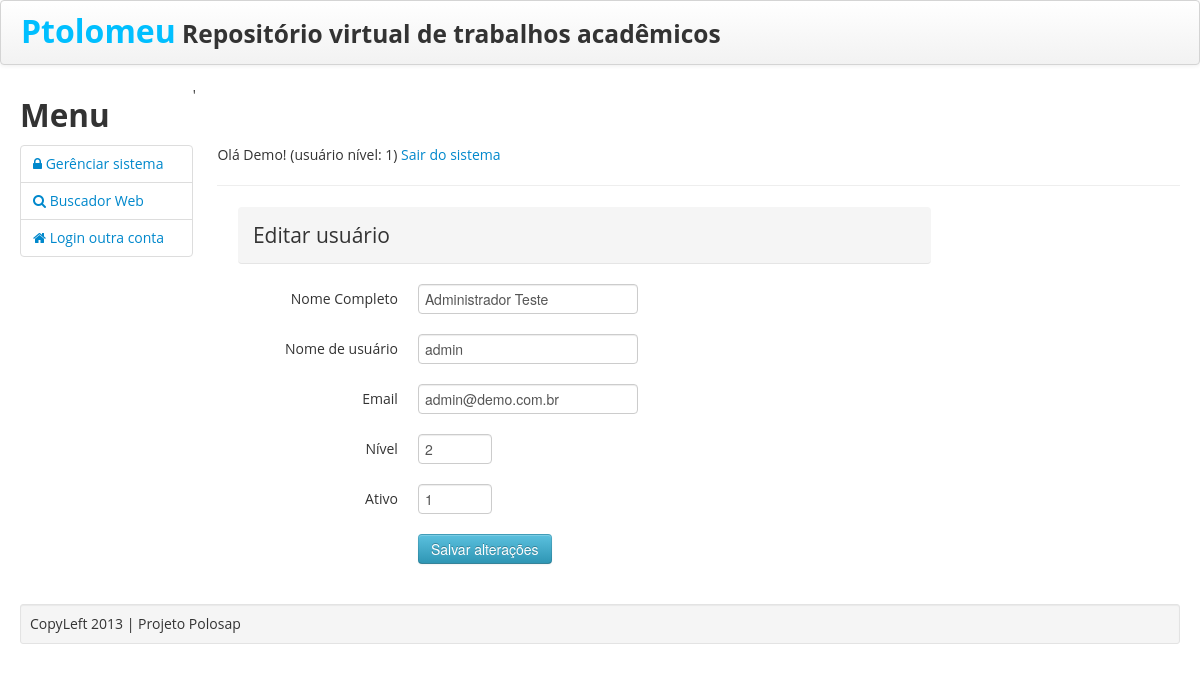
The app's page /usuarioEditarUpdate.php?id=2 (signed in), older data.
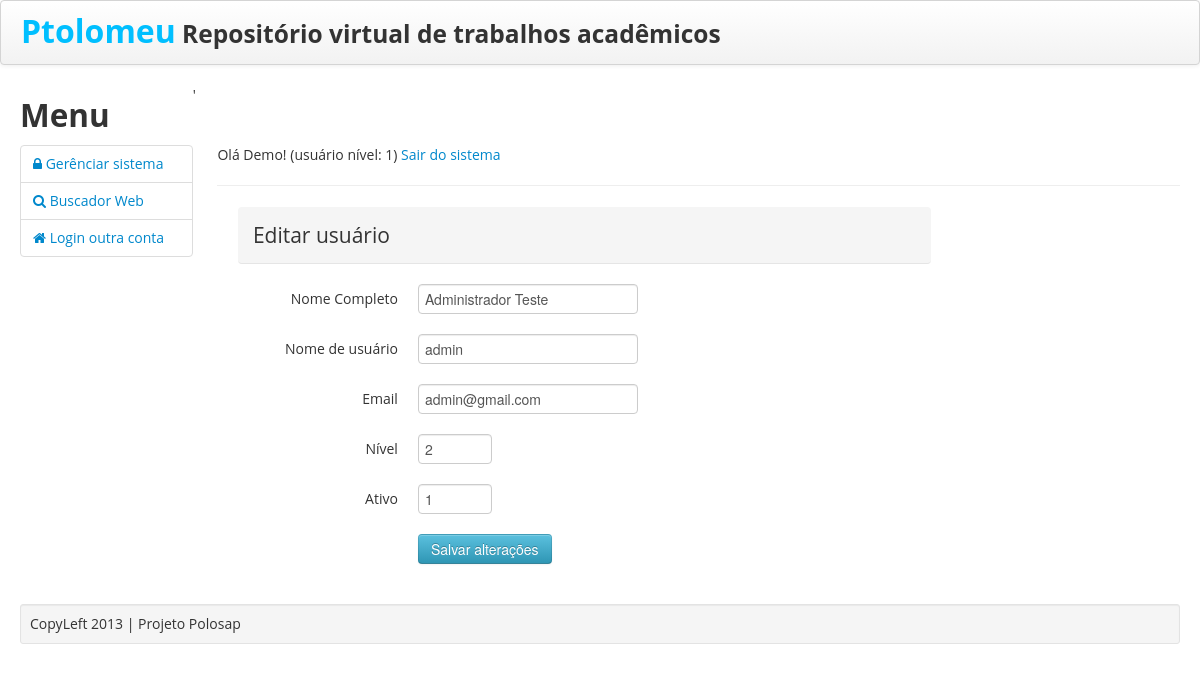
The same page, newer data.
### tables this page shows
CREATE TABLE IF NOT EXISTS `usuarios` (
  `id` int(10) unsigned NOT NULL AUTO_INCREMENT,
  `nome` varchar(50) NOT NULL,
  `usuario` varchar(25) NOT NULL,
  `senha` varchar(40) NOT NULL,
  `email` varchar(100) NOT NULL,
  `nivel` int(1) unsigned NOT NULL DEFAULT '1' COMMENT 'Normal (1) e Administrador (2)',
  `ativo` int(1) NOT NULL DEFAULT '1',
  `data` date NOT NULL,
  `hora` time NOT NULL,
  PRIMARY KEY (`id`),
  UNIQUE KEY `usuario` (`usuario`),
  KEY `niveis` (`nivel`)
);

### usuarioEditarUpdate.php (the view, shortened to what this page needs)
<?php
require 'html.class.php';
?>
<!DOCTYPE html>
<html>
    <head>
    </head>
    <body>
        <div class="container-fluid">
            <div class="row-fluid">
                <br>
                <br>
                <br>
                <div class="span10">
                    <div class="span10">
                        <?php
                        $id = $_GET['id'];
                        $sql = "SELECT * FROM repositoriotrabalhosacademicos_db.usuarios WHERE id = '$id'";
                        $result = mysql_query($sql);
                        $rows = mysql_fetch_array($result);
                        ?>
                        <div class="span10">
                            <form class="form-horizontal" action='usuarioEditarSalvar.php' method="POST">
                                <fieldset>
                                    <div id="legend">
                                        <legend class="breadcrumb">Editar usuário</legend>
                                    </div>
                                    <div class="control-group">
                                        <label class="control-label" for="nome">Nome Completo</label>
                                        <div class="controls">
                                            <input name="nome" type="text" id="nome" value="<?php echo $rows['nome']; ?>"size= "40"/>
                                        </div>
                                    </div>
                                    <div class="control-group">
                                        <label class="control-label" for="usuario">Nome de usuário</label>
                                        <div class="controls">
                                            <input name="usuario" type="text" id="usuario" value="<?php echo $rows['usuario']; ?>"size= "15"/>
                                        </div>
                                    </div>
                                    <div class="control-group">
                                        <label class="control-label" for="email">Email</label>
                                        <div class="controls">
                                            <input name="email" type="email" id="email" value="<?php echo $rows['email']; ?>"size= "15"/>
                                        </div>
                                    </div>
                                    <div class="control-group">
                                        <label class="control-label"  for="nivel">Nível</label>
                                        <div class="controls">
                                            <input name="nivel" type="number" id="nivel" value="<?php echo $rows['nivel']; ?>"required="" class="input-mini" min="1" max="2"/><br />
                                        </div>
                                    </div>
                                    <div class="control-group">
                                        <label class="control-label"  for="ativo">Ativo</label>
                                        <div class="controls">
                                            <input name="ativo" type="number" id="ativo" value="<?php echo $rows['ativo']; ?>"required="" class="input-mini" min="0" max="1"/><br />
                                        </div>
                                    </div>
                                    <div class="control-group">
                                        <div class="controls">
                                            <button type='submit' class='btn btn-info'>Salvar alterações</button>
                                        </div>
                                    </div>
                                </fieldset>
                            </form>
                        </div>
                    </div>
                    <br>
                </div>
            </div>
        </div>
</body>
</html>

Row changes from the older to the newer data that the page shows:
changed usuarios "Administrador Teste": email "admin@demo.com.br" → "admin@gmail.com"
